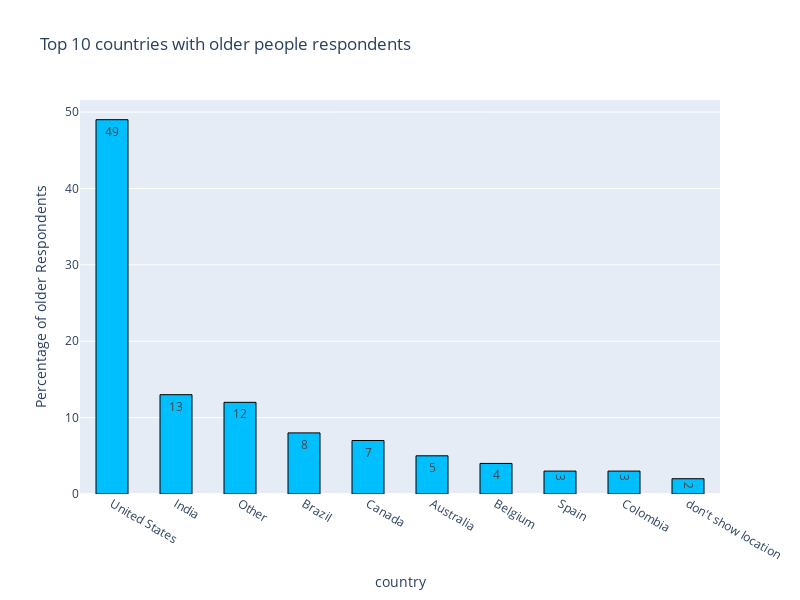

Notebook code for this chart:
### Markdown cell above
# Top 10 countries with older people respondents

### Code cell
top_10country=aged_70_22['Q4'].value_counts(sort=True)[:10]

x=top_10country.index
y=top_10country.values
fig = go.Figure([go.Bar(x=x, y=y ,text=y,
            width=0.5,
            textposition='auto',
            marker=dict(color='deepskyblue'))])
fig.data[0].marker.line.width = 1
fig.data[0].marker.line.color = "black"
fig.update_layout(yaxis=dict(title='Percentage of older Respondents'),width=800,height=600,
                  title='Top 10 countries with older people respondents',
                  xaxis=dict(title='country'))
fig.show()

### Figure 1 — Plotly figure (JSON) as saved in the notebook; plotly's stock layout.template omitted (floating-point values rounded to 4 significant figures)
{"data": [{"marker": {"color": "deepskyblue", "line": {"color": "black", "width": 1}}, "text": [49.0, 13.0, 12.0, 8.0, 7.0, 5.0, 4.0, 3.0, 3.0, 2.0], "textposition": "auto", "type": "bar", "width": 0.5, "x": ["United States", "India", "Other", "Brazil", "Canada", "Australia", "Belgium", "Spain", "Colombia", "don't show location"], "y": [49, 13, 12, 8, 7, 5, 4, 3, 3, 2]}], "layout": {"height": 600, "title": {"text": "Top 10 countries with older people respondents"}, "width": 800, "xaxis": {"title": {"text": "country"}}, "yaxis": {"title": {"text": "Percentage of older Respondents"}}}}
